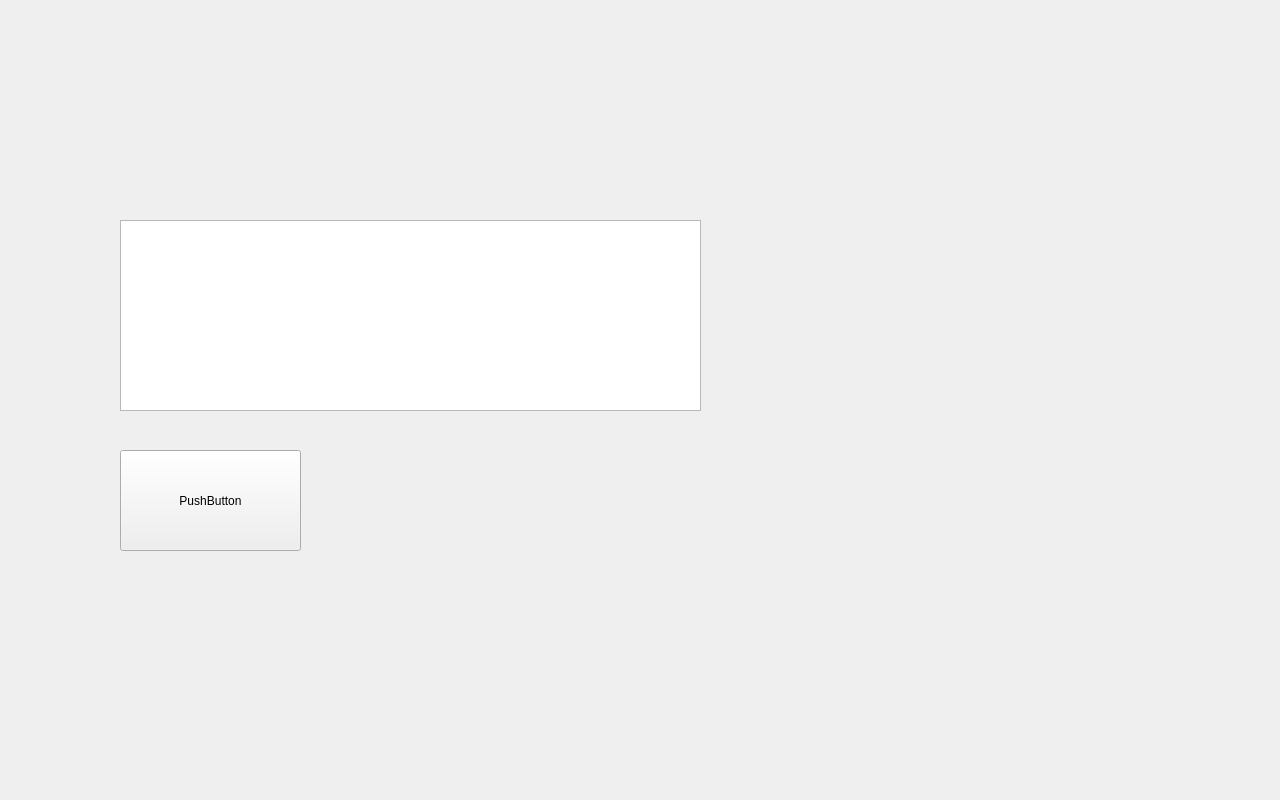
<?xml version="1.0" encoding="UTF-8"?>
<ui version="4.0">
 <class>FileTemplateWindow</class>
 <widget class="QWidget" name="FileTemplateWindow">
  <property name="geometry">
   <rect>
    <x>0</x>
    <y>0</y>
    <width>1280</width>
    <height>800</height>
   </rect>
  </property>
  <property name="minimumSize">
   <size>
    <width>1280</width>
    <height>800</height>
   </size>
  </property>
  <property name="maximumSize">
   <size>
    <width>1280</width>
    <height>800</height>
   </size>
  </property>
  <property name="windowTitle">
   <string>FileTemplateWindow</string>
  </property>
  <widget class="QPushButton" name="pushButton">
   <property name="geometry">
    <rect>
     <x>120</x>
     <y>450</y>
     <width>181</width>
     <height>101</height>
    </rect>
   </property>
   <property name="text">
    <string>PushButton</string>
   </property>
  </widget>
  <widget class="QListView" name="listView">
   <property name="geometry">
    <rect>
     <x>120</x>
     <y>220</y>
     <width>581</width>
     <height>191</height>
    </rect>
   </property>
  </widget>
 </widget>
 <resources/>
 <connections/>
</ui>
